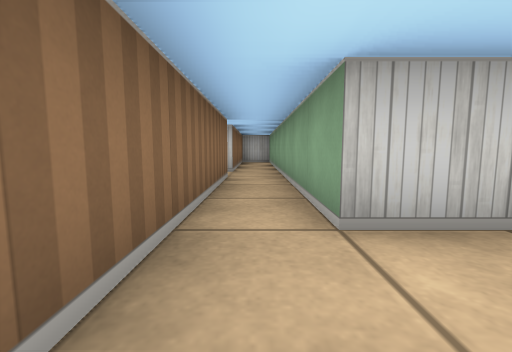
View 1 (above)

12 first-person views from a walk through a cub3D ray-caster map. The camera is about half as high as the walls, tilts 6° down and sees 90° across. The floor is counted in squares. Each view is taken from the middle of a square. On the plan, view 1 faces up. The plan holds only what a view shows up to about 9 squares ahead; the rest is blank. The place goes on beyond the plan.

View 2
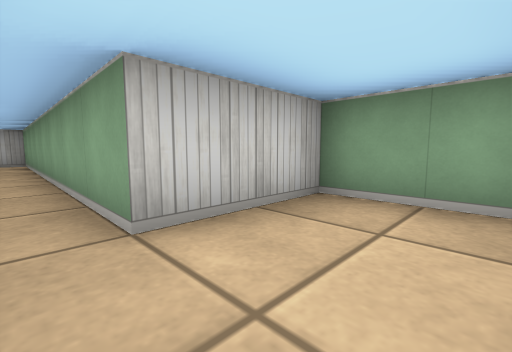

View 3
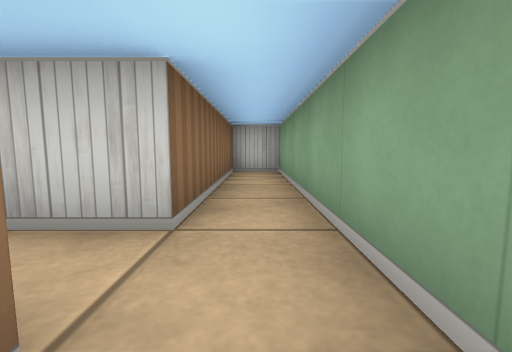

View 4
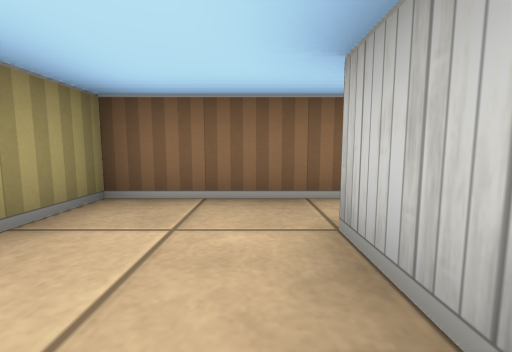

View 5
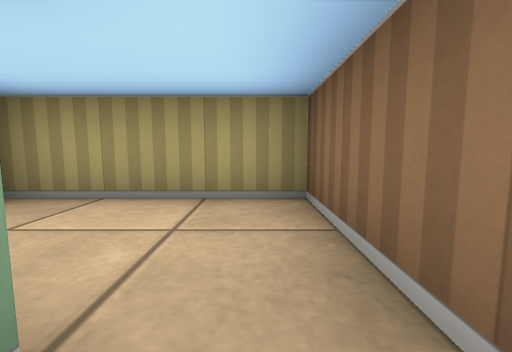

View 6
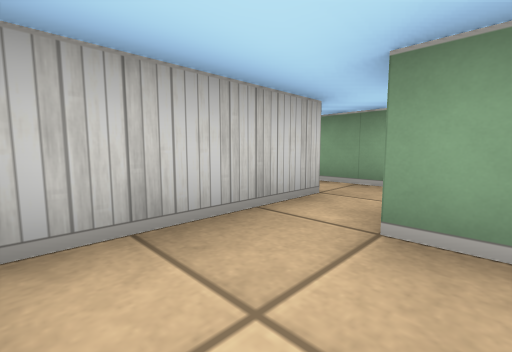

View 7
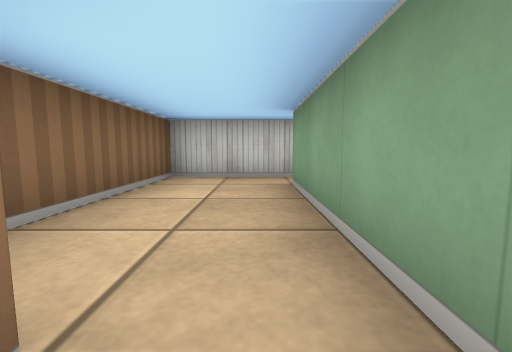

View 8
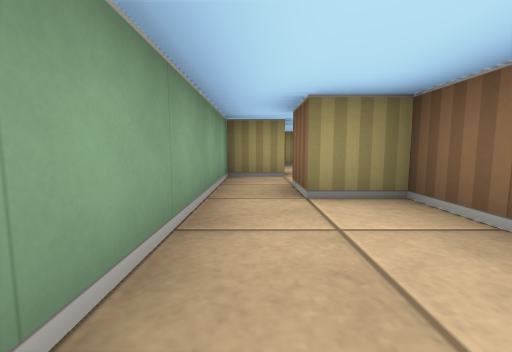

View 9
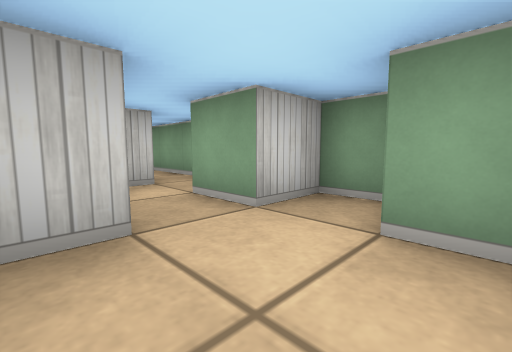

View 10
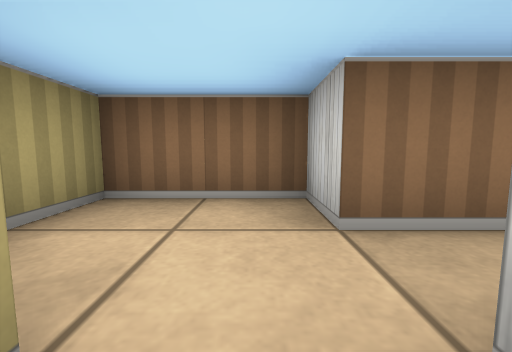

View 11
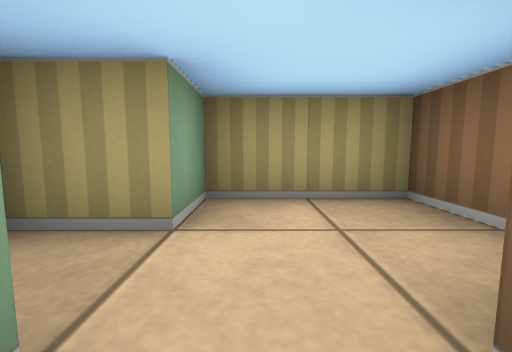

View 12
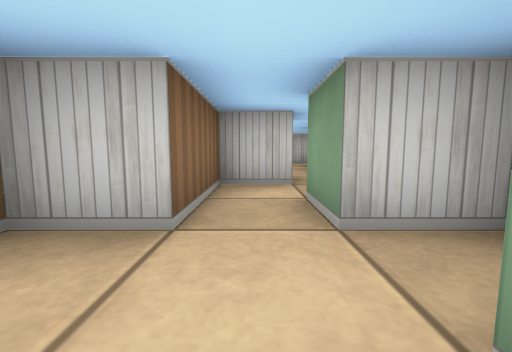

### Floor plan
Points are (right, up) in squares from view 1. A wall is a line through its corners. A room is listed if a view was taken in it or the views show most of it. See-through windows are left out.
Room 1 (views 1, 2, 3, 4, 5)
walls: (-0.5, 4.5) (-0.5, -0.5) (2.5, -0.5); (2.5, -0.1) (2.5, 1.5) (0.5, 1.5) (0.5, 9.5) (-0.5, 9.5) (-0.5, 5.5) (-1.5, 5.5)
ways out: opening at (-1, 5) to room 2
Room 2 (views 6, 7, 8)
walls: (-1.5, 0.5) (-1.5, 4.5); (-1.5, 5.5) (-3.5, 5.5) (-3.5, 1.5) (-2.5, 1.5) (-2.5, 0.5)
ways out: opening at (-1, 5) to room 1; opening at (-2, 1) to room 3
Room 3 (views 9, 10, 11, 12)
walls: (-2.5, 0.5) (-3.5, 0.5) (-3.5, -1.5) (-4.5, -1.5) (-4.5, -3.5) (-2.5, -3.5) (-2.5, -2.5) (-1.5, -2.5) (-1.5, -1.5) (-2.5, -1.5) (-2.5, -0.5) (-1.5, -0.5) (-1.5, 0.5)
ways out: opening at (-2, 1) to room 2

Where each view was taken, in squares from view 1:
view 1: 0 up, 0 right, facing up
view 2: 0 up, 0 right, facing up-right
view 3: 4 up, 0 right, facing up
view 4: 1 up, 2 right, facing left
view 5: 2 up, 0 right, facing down
view 6: 4 up, 3 left, facing up-right
view 7: 1 up, 2 left, facing up
view 8: 4 up, 2 left, facing down
view 9: 3 down, 4 left, facing up-right
view 10: 2 down, 2 left, facing left
view 11: 1 down, 3 left, facing down
view 12: 3 down, 3 left, facing up
